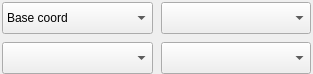
<?xml version="1.0" encoding="UTF-8"?>
<ui version="4.0">
 <class>CoordSelectForm</class>
 <widget class="QWidget" name="CoordSelectForm">
  <property name="geometry">
   <rect>
    <x>0</x>
    <y>0</y>
    <width>313</width>
    <height>74</height>
   </rect>
  </property>
  <property name="windowTitle">
   <string>Form</string>
  </property>
  <layout class="QGridLayout" name="gridLayout">
   <property name="leftMargin">
    <number>2</number>
   </property>
   <property name="topMargin">
    <number>2</number>
   </property>
   <property name="rightMargin">
    <number>2</number>
   </property>
   <property name="bottomMargin">
    <number>0</number>
   </property>
   <property name="spacing">
    <number>8</number>
   </property>
   <item row="2" column="2">
    <widget class="ComboBox" name="cmb_LoadNo">
     <property name="minimumSize">
      <size>
       <width>0</width>
       <height>32</height>
      </size>
     </property>
     <property name="maximumSize">
      <size>
       <width>16777215</width>
       <height>32</height>
      </size>
     </property>
     <property name="layoutDirection">
      <enum>Qt::LeftToRight</enum>
     </property>
     <property name="styleSheet">
      <string notr="true"/>
     </property>
     <property name="maxVisibleItems">
      <number>5</number>
     </property>
     <property name="duplicatesEnabled">
      <bool>false</bool>
     </property>
     <property name="frame">
      <bool>true</bool>
     </property>
    </widget>
   </item>
   <item row="0" column="0">
    <widget class="ComboBox" name="cmb_coordType">
     <property name="minimumSize">
      <size>
       <width>132</width>
       <height>32</height>
      </size>
     </property>
     <property name="maximumSize">
      <size>
       <width>16777215</width>
       <height>32</height>
      </size>
     </property>
     <property name="layoutDirection">
      <enum>Qt::LeftToRight</enum>
     </property>
     <property name="styleSheet">
      <string notr="true"/>
     </property>
     <property name="maxVisibleItems">
      <number>5</number>
     </property>
     <property name="duplicatesEnabled">
      <bool>false</bool>
     </property>
     <property name="frame">
      <bool>true</bool>
     </property>
     <item>
      <property name="text">
       <string>Base coord</string>
      </property>
     </item>
     <item>
      <property name="text">
       <string>Tool coord</string>
      </property>
     </item>
     <item>
      <property name="text">
       <string>Wobj coord</string>
      </property>
     </item>
     <item>
      <property name="text">
       <string>Joint coord</string>
      </property>
     </item>
     <item>
      <property name="text">
       <string>World coord</string>
      </property>
     </item>
    </widget>
   </item>
   <item row="0" column="2">
    <widget class="ComboBox" name="cmb_toolNo">
     <property name="minimumSize">
      <size>
       <width>0</width>
       <height>32</height>
      </size>
     </property>
     <property name="maximumSize">
      <size>
       <width>16777215</width>
       <height>32</height>
      </size>
     </property>
     <property name="layoutDirection">
      <enum>Qt::LeftToRight</enum>
     </property>
     <property name="styleSheet">
      <string notr="true"/>
     </property>
     <property name="maxVisibleItems">
      <number>5</number>
     </property>
     <property name="duplicatesEnabled">
      <bool>false</bool>
     </property>
     <property name="frame">
      <bool>true</bool>
     </property>
    </widget>
   </item>
   <item row="2" column="0">
    <widget class="ComboBox" name="cmb_wobjNo">
     <property name="minimumSize">
      <size>
       <width>132</width>
       <height>32</height>
      </size>
     </property>
     <property name="maximumSize">
      <size>
       <width>16777215</width>
       <height>32</height>
      </size>
     </property>
     <property name="layoutDirection">
      <enum>Qt::LeftToRight</enum>
     </property>
     <property name="styleSheet">
      <string notr="true"/>
     </property>
     <property name="maxVisibleItems">
      <number>5</number>
     </property>
     <property name="duplicatesEnabled">
      <bool>false</bool>
     </property>
     <property name="frame">
      <bool>true</bool>
     </property>
    </widget>
   </item>
  </layout>
 </widget>
 <customwidgets>
  <customwidget>
   <class>ComboBox</class>
   <extends>QComboBox</extends>
   <header>combobox.h</header>
  </customwidget>
 </customwidgets>
 <resources/>
 <connections/>
</ui>
